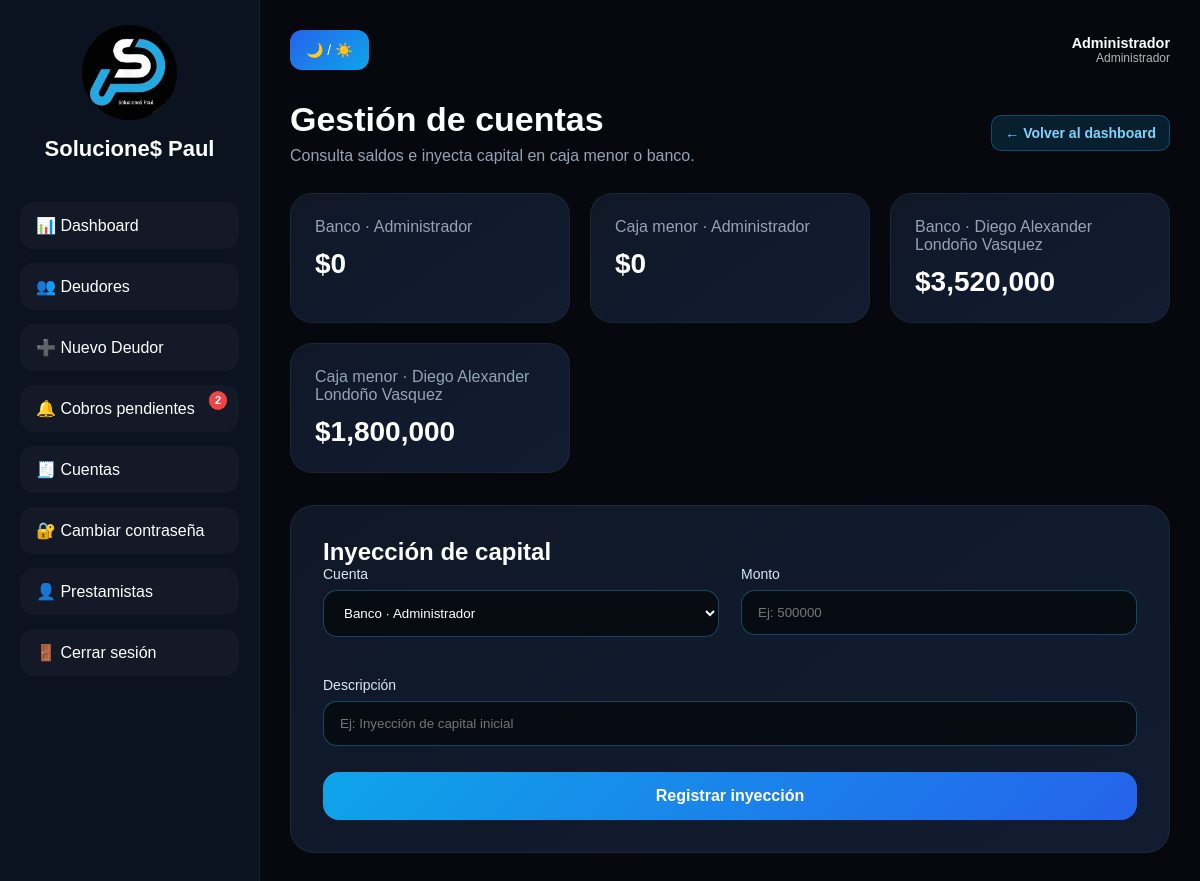
Page /cuentas (signed in) on the committed database.
### models.py (models this page shows)
class Usuario(db.Model, UserMixin):
    __tablename__ = "usuarios"
    id = db.Column(db.Integer, primary_key=True)
    nombre = db.Column(db.String(100), nullable=False)
    usuario = db.Column(db.String(80), unique=True, nullable=False)
    password_hash = db.Column(db.String(255), nullable=False)
    rol = db.Column(db.String(20), nullable=False, default="prestamista")
    activo = db.Column(db.Boolean, nullable=False, default=True)
    creado_en = db.Column(db.DateTime, default=datetime.utcnow)
    deudores = db.relationship("Deudor", backref="propietario", lazy=True)
    cuentas = db.relationship("CuentaContable", backref="propietario", lazy=True)
    @property
    def es_admin(self):
        return self.rol == "admin"
    @property
    def is_active(self):
        return self.activo

class CuentaContable(db.Model):
    __tablename__ = "cuentas_contables"
    id = db.Column(db.Integer, primary_key=True)
    usuario_id = db.Column(db.Integer, db.ForeignKey("usuarios.id"), nullable=True, index=True)
    nombre = db.Column(db.String(100), nullable=False)
    slug = db.Column(db.String(50), nullable=False, unique=True)
    saldo = db.Column(db.Float, default=0.0, nullable=False)
    creado_en = db.Column(db.DateTime, default=datetime.utcnow)
    movimientos = db.relationship(
        "CuentaMovimiento",
        backref="cuenta",
        lazy=True,
        cascade="all, delete-orphan"
    )

### app.py (the view, shortened to what this page needs)
@app.route("/cuentas", methods=["GET", "POST"])
@login_required
def cuentas():
    if current_user.es_admin:
        obtener_cuentas_contables()
        cuentas = CuentaContable.query.order_by(CuentaContable.usuario_id, CuentaContable.nombre).all()
    else:
        cuentas = obtener_cuentas_contables()
    return render_template("cuentas.html", cuentas=cuentas)

### app.py (called while the page is built)
def csrf_token():
    if "_csrf_token" not in session:
        session["_csrf_token"] = secrets.token_urlsafe(32)
    return session["_csrf_token"]

@app.before_request
def validar_csrf():
    if app.config.get("TESTING"):
        return
    if request.method in ("POST", "PUT", "PATCH", "DELETE"):
        esperado = session.get("_csrf_token", "")
        recibido = request.form.get("csrf_token", "") or request.headers.get("X-CSRF-Token", "")
        if not esperado or not hmac.compare_digest(esperado, recibido):
            abort(400, description="La sesión del formulario venció. Recarga la página e inténtalo nuevamente.")

@app.after_request
def agregar_cabeceras_seguridad(response):
    response.headers["X-Content-Type-Options"] = "nosniff"
    response.headers["X-Frame-Options"] = "DENY"
    response.headers["Referrer-Policy"] = "strict-origin-when-cross-origin"
    response.headers["Permissions-Policy"] = "camera=(), microphone=(), geolocation=()"
    if app.config["SESSION_COOKIE_SECURE"]:
        response.headers["Strict-Transport-Security"] = "max-age=31536000; includeSubDomains"
    return response

@login_manager.user_loader
def load_user(user_id):
    return Usuario.query.get(int(user_id))

def obtener_cuotas_urgentes():
    hoy = date.today()
    manana = hoy + timedelta(days=1)
    query = Cuota.query.join(Prestamo).join(Deudor)
    if not current_user.es_admin:
        query = query.filter(Deudor.usuario_id == current_user.id)
    cuotas_urgentes = query.filter(
        Cuota.estado.notin_(["pagada"]),
        (
            (Cuota.fecha_vencimiento == manana) |
            (Cuota.fecha_vencimiento == hoy) |
            (Cuota.fecha_vencimiento < hoy)
        )
    ).all()
    return hoy, manana, cuotas_urgentes

@app.context_processor
def inject_notificaciones_count():
    if current_user.is_authenticated:
        _, _, cuotas_urgentes = obtener_cuotas_urgentes()
        return {"notificaciones_count": len(cuotas_urgentes)}
    return {"notificaciones_count": 0}

@app.before_request
def preparar_base_de_datos():
    global _esquema_preparado
    if not _esquema_preparado:
        asegurar_esquema()
        crear_admin()
        asignar_datos_existentes_al_admin()
        _esquema_preparado = True

### templates/cuentas.html (shortened to what this page needs)
{% extends "base.html" %}
{% block content %}
<section class="page-section">
    <div class="page-header">
        <div>
            <h1>Gestión de cuentas</h1>
            <p>Consulta saldos e inyecta capital en caja menor o banco.</p>
        </div>
        <a href="{{ url_for('dashboard') }}" class="btn-small">
            ← Volver al dashboard
        </a>
    </div>
    <div class="cards-grid">
        {% for cuenta in cuentas %}
        <div class="metric-card">
            <span>{{ cuenta.nombre }}{% if current_user.es_admin %} · {{ cuenta.propietario.nombre }}{% endif %}</span>
            <h2>${{ "{:,.0f}".format(cuenta.saldo) }}</h2>
        </div>
        {% endfor %}
    </div>
    <div class="form-card">
        <h2>Inyección de capital</h2>
        <form method="POST">
            <div class="form-grid">
                <div class="form-group">
                    <label>Cuenta</label>
                    <select name="cuenta_id" required>
                        {% for cuenta in cuentas %}
                        <option value="{{ cuenta.id }}">{{ cuenta.nombre }}{% if current_user.es_admin %} · {{ cuenta.propietario.nombre }}{% endif %}</option>
                        {% endfor %}
                    </select>
                </div>
                <div class="form-group">
                    <label>Monto</label>
                    <input type="number" name="monto" step="0.01" placeholder="Ej: 500000" required>
                </div>
                <div class="form-group full">
                    <label>Descripción</label>
                    <input type="text" name="descripcion" placeholder="Ej: Inyección de capital inicial">
                </div>
            </div>
            <button type="submit" class="btn-primary">Registrar inyección</button>
        </form>
    </div>
</section>
{% endblock %}

### templates/base.html (shortened to what this page needs)
<!DOCTYPE html>
<html lang="es">
<head>
    <link rel="stylesheet" href="{{ url_for('static', filename='css/estilos.css') }}">
</head>
<body class="dark-mode">
    <div class="app-container">
        <aside class="sidebar">
            <div class="logo-area">
                <img src="{{ url_for('static', filename='img/logo.jpeg') }}" alt="Logo">
                <h2>Solucione$ Paul</h2>
            </div>
            <nav class="menu">
                <a href="{{ url_for('dashboard') }}" data-label="Dashboard">
                    📊 Dashboard
                </a>
                <a href="{{ url_for('deudores') }}" data-label="Deudores">
                    👥 Deudores
                </a>
                <a href="{{ url_for('nuevo_deudor') }}" data-label="Nuevo Deudor">
                    ➕ Nuevo Deudor
                </a>
                <a href="{{ url_for('notificaciones') }}" data-label="Notificaciones" class="nav-notif">
                    🔔 Cobros pendientes
                    {% if notificaciones_count > 0 %}
                        <span class="notif-badge">{{ notificaciones_count }}</span>
                    {% endif %}
                </a>
                <a href="{{ url_for('cuentas') }}" data-label="Cuentas">
                    🧾 Cuentas
                </a>
                <a href="{{ url_for('seguridad_perfil') }}" data-label="Seguridad">
                    🔐 Cambiar contraseña
                </a>
                {% if current_user.es_admin %}
                <a href="{{ url_for('prestamistas') }}" data-label="Prestamistas">
                    👤 Prestamistas
                </a>
                {% endif %}
                <form method="POST" action="{{ url_for('logout') }}" class="logout-form">
                    <button type="submit" data-label="Cerrar sesión">🚪 Cerrar sesión</button>
                </form>
            </nav>
        </aside>
        <main class="main-content">
            <header class="topbar">
                <button id="theme-toggle">
                    🌙 / ☀️
                </button>
                <div class="session-user">
                    <strong>{{ current_user.nombre }}</strong>
                    <span>{{ "Administrador" if current_user.es_admin else "Prestamista" }}</span>
                </div>
            </header>
            {% block content %}
            {% endblock %}
        </main>
    </div>
</body>
</html>

### static/css/estilos.css (style rules this page uses)
* { margin: 0; padding: 0; box-sizing: border-box; }
body { font-family: Arial, Helvetica, sans-serif; }
.session-user { margin-left: auto; display: flex; flex-direction: column; text-align: right; font-size: .9rem; }
.session-user span { opacity: .7; font-size: .75rem; }
.logout-form { margin: 0; }
.menu .logout-form button { width: 100%; border: 0; cursor: pointer; text-align: left; font: inherit; }
.dark-mode { background: #06080d; color: #ffffff; }
.form-group { text-align: left; margin-bottom: 18px; }
.form-group label { display: block; margin-bottom: 8px; color: #d8e8f7; font-size: 14px; }
.form-group input, .form-group textarea, .form-group select { width: 100%; padding: 14px 16px; border-radius: 14px; border: 1px solid rgba(52, 183, 235, 0.35); background: #070b12; color: #fff; outline: none; }
.btn-primary { width: 100%; border: none; padding: 15px 18px; border-radius: 16px; background: linear-gradient(135deg, #0ea5e9, #2563eb); color: white; font-weight: 700; cursor: pointer; font-size: 16px; margin-top: 8px; }
.app-container { display: flex; min-height: 100vh; }
.sidebar { width: 260px; background: #0b1220; border-right: 1px solid rgba(255,255,255,0.06); padding: 25px 20px; flex-shrink: 0; transition: width 0.3s ease; }
.logo-area { text-align: center; margin-bottom: 40px; }
.logo-area img { width: 95px; height: 95px; border-radius: 50%; object-fit: cover; margin-bottom: 12px; transition: width 0.3s, height 0.3s; }
.logo-area h2 { font-size: 22px; transition: opacity 0.2s; }
.menu { display: flex; flex-direction: column; gap: 14px; }
.menu a, .menu .logout-form button { text-decoration: none; color: white; padding: 14px 16px; border-radius: 14px; transition: background 0.3s ease; background: rgba(255,255,255,0.03); display: flex; align-items: center; gap: 10px; white-space: nowrap; overflow: hidden; }
.main-content { flex: 1; padding: 30px; min-width: 0; }
.topbar { display: flex; justify-content: flex-end; align-items: center; gap: 12px; margin-bottom: 30px; }
#theme-toggle { border: none; padding: 12px 16px; border-radius: 12px; cursor: pointer; background: linear-gradient(135deg, #2563eb, #0ea5e9); color: white; font-size: 14px; }
.cards-grid { display: grid; grid-template-columns: repeat(auto-fit, minmax(230px, 1fr)); gap: 20px; margin-bottom: 32px; }
.metric-card { background: linear-gradient(145deg, #101827, #111c31); border-radius: 22px; padding: 24px; border: 1px solid rgba(255,255,255,0.05); }
.metric-card span { display: block; color: #94a3b8; margin-bottom: 12px; }
.metric-card h2 { font-size: 28px; }
.page-section { width: 100%; }
.page-header { display: flex; justify-content: space-between; align-items: center; gap: 18px; margin-bottom: 28px; }
.page-header h1 { font-size: 34px; margin-bottom: 8px; }
.page-header p { color: #94a3b8; }
.btn-small { display: inline-block; text-decoration: none; padding: 9px 13px; border-radius: 10px; background: rgba(14, 165, 233, 0.15); border: 1px solid rgba(14, 165, 233, 0.35); color: #7dd3fc; font-weight: 600; font-size: 14px; }
.form-card { background: linear-gradient(145deg, #101827, #111c31); border-radius: 24px; padding: 32px; border: 1px solid rgba(255,255,255,0.06); max-width: 940px; margin-top: 20px; }
.form-grid { display: grid; grid-template-columns: repeat(2, minmax(0, 1fr)); gap: 22px; }
.form-group.full { grid-column: 1 / -1; }
.nav-notif { position: relative; }
.notif-badge { position: absolute; top: 6px; right: 12px; background: #ef4444; color: #fff; font-size: 11px; font-weight: 700; border-radius: 999px; padding: 1px 6px; line-height: 1.5; }

### rows in the picture
Usuario: nombre "Administrador", rol "Administrador", propietario.nombre "Administrador" "Administrador"
CuentaContable: nombre "Banco", propietario.nombre "Diego Alexander Londoño Vasquez", saldo "3,520,000"
CuentaContable: nombre "Caja menor", propietario.nombre "Diego Alexander Londoño Vasquez", saldo "1,800,000"

### other values in the picture
{{ notificaciones_count }} "2"
{{ cuenta.nombre }} "Banco" "Caja menor"
{{ "{:,.0f}".format(cuenta.saldo) }} "0" "0"
form field cuenta_id "Banco · Administrador"
